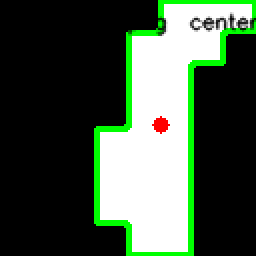
#> input picture Task-08/debug_overlays/ov_020_block.png, 128 x 128 px, given as the content of the folder assets, which was not available (shown 2 times larger)
$ python step1_analyze_tiles.py
#> lines starting #> are read from the running program, lines starting #| are printed output that depends on the picture; after the words box and inside, x2 and y2 are one past the last pixel; in counts of white or black regions, pixels touching at a corner belong together; pictures that were not available may be replaced by others from this repository, and a replacement may not be noted
import os
import re
import csv
import cv2
import numpy as np

ASSETS_DIR = "assets"
OUT_DIR = "debug_overlays"
RESULTS_CSV = "tile_results.csv"

STD_THRESH = 6
BRIGHT_THRESH = 245
MIN_CONTOUR_AREA = 50

os.makedirs(OUT_DIR, exist_ok=True)

def sorted_asset_paths(folder):
    files = [f for f in os.listdir(folder) if f.lower().endswith((".png", ".jpg", ".jpeg"))]
    def keyfn(name):
        m = re.match(r"^(\d+)", name)
        return int(m.group(1)) if m else 10**9
    files.sort(key=keyfn)
    return [os.path.join(folder, f) for f in files]

def analyze_tile(path):
#> called with path = 'assets/ov_020_block.png'
    fname = os.path.basename(path)
    img = cv2.imread(path, cv2.IMREAD_COLOR)
#> img is the input picture: shape (128, 128, 3); mean B, G, R 69, 86, 69.8
    if img is None:
        return {"filename": fname, "error": "load_failed"}

    h, w = img.shape[:2]
#> h = 128; w = 128
    gray = cv2.cvtColor(img, cv2.COLOR_BGR2GRAY)
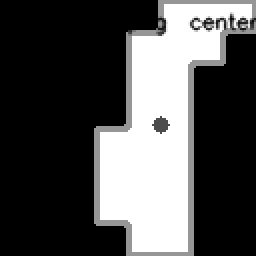
#> gray: shape (128, 128) (shown 2 times larger); min 0, max 255, mean 79.3
    mean_gray = float(np.mean(gray))
#> mean_gray = 79.26
    std_gray = float(np.std(gray))
#> std_gray = 112.7

    if std_gray < STD_THRESH or mean_gray > BRIGHT_THRESH:
        mean_bgr = cv2.mean(img)[:3]
        mean_rgb = (int(mean_bgr[2]), int(mean_bgr[1]), int(mean_bgr[0]))

        overlay = cv2.cvtColor(gray, cv2.COLOR_GRAY2BGR)
        cv2.putText(overlay, "BLANK", (6, 20), cv2.FONT_HERSHEY_SIMPLEX, 0.6, (0, 0, 255), 2)
        out_name = os.path.join(OUT_DIR, f"ov_{fname}")
        cv2.imwrite(out_name, overlay)
        return {
            "filename": fname,
            "blank": True,
            "cx": None,
            "cy": None,
            "r": mean_rgb[0],
            "g": mean_rgb[1],
            "b": mean_rgb[2],
            "area": 0,
            "mean_gray": mean_gray,
            "std_gray": std_gray
        }

    blur = cv2.GaussianBlur(gray, (5, 5), 0)
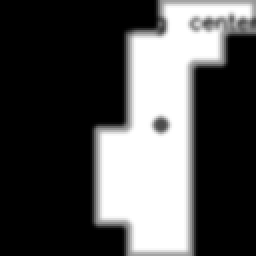
#> blur: shape (128, 128) (shown 2 times larger); min 0, max 255, mean 79.3
    _, th = cv2.threshold(blur, 0, 255, cv2.THRESH_BINARY + cv2.THRESH_OTSU)
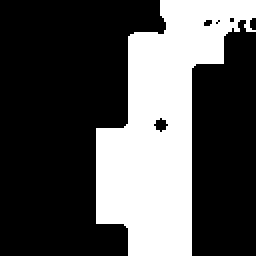
#> th: shape (128, 128) (shown 2 times larger); 32.2% white; 1 white region, box (x1, y1, x2, y2) and area: (48, 0, 128, 128) 5280

    white_frac = np.mean(th == 255)
#> white_frac = 0.322
    if white_frac > 0.5:
        th = cv2.bitwise_not(th)

    kernel = np.ones((3, 3), np.uint8)
    th = cv2.morphologyEx(th, cv2.MORPH_OPEN, kernel, iterations=1)
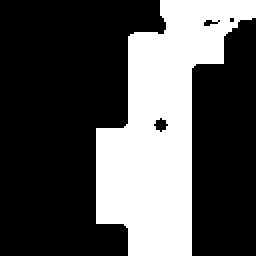
#> th: shape (128, 128) (shown 2 times larger); 32.1% white; 1 white region, box (x1, y1, x2, y2) and area: (48, 0, 128, 128) 5254
    th = cv2.morphologyEx(th, cv2.MORPH_CLOSE, kernel, iterations=1)
#> th: shape (128, 128); 32.2% white; 1 white region

    contours, _ = cv2.findContours(th, cv2.RETR_EXTERNAL, cv2.CHAIN_APPROX_SIMPLE)
#> contours = 1 contour; box (x1, y1, x2, y2) and area: (48, 0, 128, 128) 5102
    if not contours:

        mean_bgr = cv2.mean(img)[:3]
        mean_rgb = (int(mean_bgr[2]), int(mean_bgr[1]), int(mean_bgr[0]))
        overlay = cv2.cvtColor(gray, cv2.COLOR_GRAY2BGR)
        cv2.putText(overlay, "NO_CONTOUR", (6, 20), cv2.FONT_HERSHEY_SIMPLEX, 0.5, (0, 0, 255), 1)
        cv2.imwrite(os.path.join(OUT_DIR, f"ov_{fname}"), overlay)
        return {
            "filename": fname,
            "blank": True,
            "cx": None,
            "cy": None,
            "r": mean_rgb[0],
            "g": mean_rgb[1],
            "b": mean_rgb[2],
            "area": 0,
            "mean_gray": mean_gray,
            "std_gray": std_gray
        }

    largest = max(contours, key=cv2.contourArea)
#> largest = contour of 38 points, box (x1, y1, x2, y2) (48, 0, 128, 128), area 5102
    area = cv2.contourArea(largest)
#> area = 5102
    if area < MIN_CONTOUR_AREA:
        mean_bgr = cv2.mean(img)[:3]
        mean_rgb = (int(mean_bgr[2]), int(mean_bgr[1]), int(mean_bgr[0]))
        overlay = cv2.cvtColor(gray, cv2.COLOR_GRAY2BGR)
        cv2.putText(overlay, "SMALL_CONTOUR", (6, 20), cv2.FONT_HERSHEY_SIMPLEX, 0.5, (0, 0, 255), 1)
        cv2.imwrite(os.path.join(OUT_DIR, f"ov_{fname}"), overlay)
        return {
            "filename": fname,
            "blank": True,
            "cx": None,
            "cy": None,
            "r": mean_rgb[0],
            "g": mean_rgb[1],
            "b": mean_rgb[2],
            "area": area,
            "mean_gray": mean_gray,
            "std_gray": std_gray
        }

    M = cv2.moments(largest)
#> M = moments, m00 5102, centre m10/m00, m01/m00 = (80.08, 63.34)
    if M["m00"] == 0:
        cx, cy = w // 2, h // 2
    else:
        cx = int(M["m10"] / M["m00"])
#> cx = 80
        cy = int(M["m01"] / M["m00"])
#> cy = 63

    mask = np.zeros(gray.shape, dtype=np.uint8)
    cv2.drawContours(mask, [largest], -1, 255, -1)
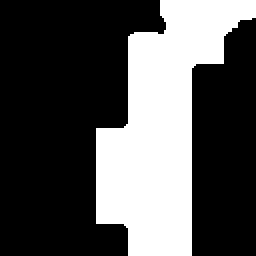
#> mask: shape (128, 128) (shown 2 times larger); 32.4% white; 1 white region, box (x1, y1, x2, y2) and area: (48, 0, 128, 128) 5301
    mean_bgr = cv2.mean(img, mask=mask)[:3]
#> mean_bgr = (212.7, 249.1, 215.1)
    mean_rgb = (int(mean_bgr[2]), int(mean_bgr[1]), int(mean_bgr[0]))
#> mean_rgb = (215, 249, 212)

    overlay = img.copy()
    cv2.drawContours(overlay, [largest], -1, (0, 255, 0), 2)
    cv2.circle(overlay, (cx, cy), 4, (0, 0, 255), -1)
#> overlay: shape (128, 128, 3); mean B, G, R 68, 86.6, 68.9
    text = f"{fname}  center=({cx},{cy})  color={mean_rgb}"
    cv2.putText(overlay, text, (4, 14), cv2.FONT_HERSHEY_SIMPLEX, 0.35, (0, 0, 0), 1, cv2.LINE_AA)
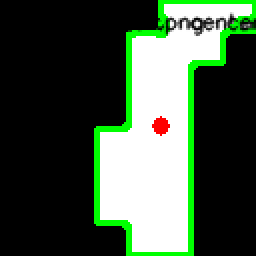
#> overlay: shape (128, 128, 3) (shown 2 times larger); mean B, G, R 67.2, 85.2, 68.1
    out_name = os.path.join(OUT_DIR, f"ov_{fname}")
    cv2.imwrite(out_name, overlay)

    return {
        "filename": fname,
        "blank": False,
        "cx": cx,
        "cy": cy,
        "r": mean_rgb[0],
        "g": mean_rgb[1],
        "b": mean_rgb[2],
        "area": area,
        "mean_gray": mean_gray,
        "std_gray": std_gray
    }

def main():
    paths = sorted_asset_paths(ASSETS_DIR)
    if not paths:
        print("No images found in", ASSETS_DIR)
        return

    results = []
    for i, p in enumerate(paths):
        print(f"[{i+1}/{len(paths)}] Processing {os.path.basename(p)}")
        res = analyze_tile(p)
#> res = 10 items
        results.append(res)

    with open(RESULTS_CSV, "w", newline="") as f:
        writer = csv.writer(f)
        writer.writerow(["filename", "blank", "cx", "cy", "r", "g", "b", "area", "mean_gray", "std_gray", "error"])
        for r in results:
            writer.writerow([
                r.get("filename"),
                r.get("blank"),
                r.get("cx"),
                r.get("cy"),
                r.get("r"),
                r.get("g"),
                r.get("b"),
                r.get("area"),
                r.get("mean_gray"),
                r.get("std_gray"),
                r.get("error", "")
            ])
#> this loop made 1 pass
    print("Saved results to", RESULTS_CSV)
    print("Saved overlays to", OUT_DIR)

if __name__ == "__main__":
    main()

$ run again, on Task-08/debug_overlays/ov_035_block.png
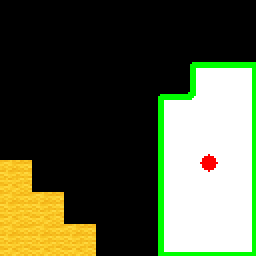
#> input picture Task-08/debug_overlays/ov_035_block.png, 128 x 128 px, given as the content of the folder assets, which was not available (shown 2 times larger)
#> in analyze_tile, img is the input picture: shape (128, 128, 3); mean B, G, R 62, 87.8, 82.4
#> mean_gray = 83.24
#> std_gray = 111.8
#> in analyze_tile, `_, th = cv2.threshold(blur, 0, 255, cv2.THRESH_BINARY + cv2.THRESH_OTSU)`:
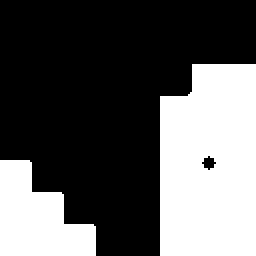
#> th: shape (128, 128) (shown 2 times larger); 35.8% white; 2 white regions, box (x1, y1, x2, y2) and area: (80, 32, 128, 128) 4326, (0, 80, 48, 128) 1533
#> white_frac = 0.358
#> contours = 2 contours; box (x1, y1, x2, y2) and area: (80, 32, 128, 128) 4214, (0, 80, 48, 128) 1440
#> largest = [[96, 32], [96, 45], [93, 48], [80, 48], [80, 127], [127, 127], [127, 32]]
#> area = 4213.5
#> M = moments, m00 4213.5, centre m10/m00, m01/m00 = (104.4, 81.87)
#> cx = 104
#> cy = 81
#> in analyze_tile, `cv2.drawContours(mask, [largest], -1, 255, -1)`:
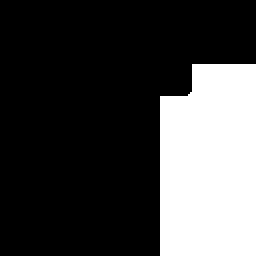
#> mask: shape (128, 128) (shown 2 times larger); 26.6% white; 1 white region, box (x1, y1, x2, y2) and area: (80, 32, 128, 128) 4355
#> mean_bgr = (219.3, 252.1, 222.2)
#> mean_rgb = (222, 252, 219)
#> overlay: shape (128, 128, 3); 0.01% of pixels changed, all inside (x1, y1, x2, y2) = (93, 45, 95, 47)
#> res = 10 items
#> the loop in main, `for r in results:` made 1 pass

$ run again, on Task-08/debug_overlays/ov_040_block.png
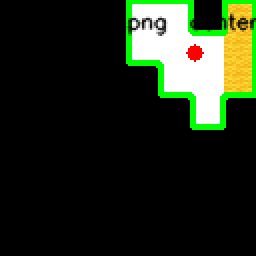
#> input picture Task-08/debug_overlays/ov_040_block.png, 128 x 128 px, given as the content of the folder assets, which was not available (shown 2 times larger)
#> in analyze_tile, img is the input picture: shape (128, 128, 3); mean B, G, R 25.9, 42.2, 33.7
#> mean_gray = 37.81
#> std_gray = 83.59
#> in analyze_tile, `_, th = cv2.threshold(blur, 0, 255, cv2.THRESH_BINARY + cv2.THRESH_OTSU)`:
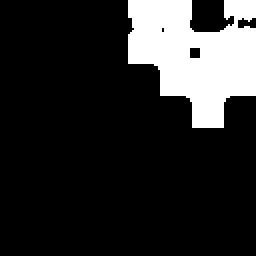
#> th: shape (128, 128) (shown 2 times larger); 16.7% white; 1 white region, box (x1, y1, x2, y2) and area: (64, 0, 128, 64) 2732
#> white_frac = 0.167
#> contours = 1 contour; box (x1, y1, x2, y2) and area: (64, 0, 128, 64) 2612
#> largest = contour of 57 points, box (x1, y1, x2, y2) (64, 0, 128, 64), area 2612
#> area = 2612.5
#> M = moments, m00 2612.5, centre m10/m00, m01/m00 = (97.3, 27.02)
#> cx = 97
#> cy = 27
#> mask: shape (128, 128); 16.8% white; 1 white region, box (x1, y1, x2, y2) and area: (64, 0, 128, 64) 2760
#> mean_bgr = (153.7, 232.7, 198.6)
#> mean_rgb = (198, 232, 153)
#> in analyze_tile, `cv2.putText(overlay, text, (4, 14), cv2.FONT_HERSHEY_SIMPLEX, 0.35, (0..`:
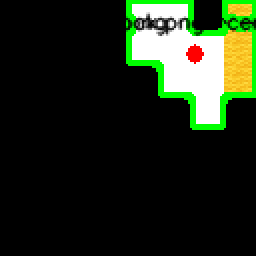
#> overlay: shape (128, 128, 3) (shown 2 times larger); mean B, G, R 24.5, 41.6, 31.6
#> res = 10 items
#> the loop in main, `for r in results:` made 1 pass
